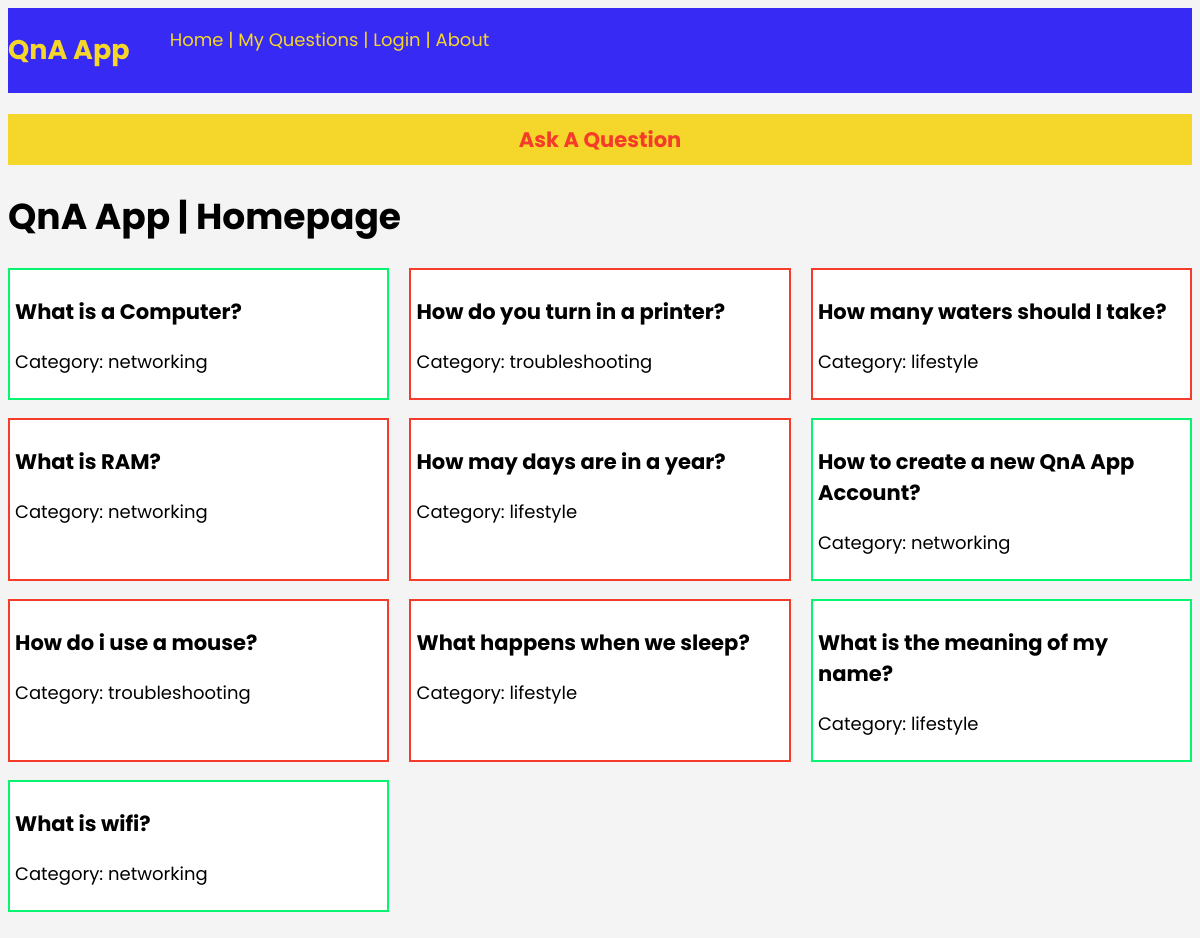
Before: / with the older database file.
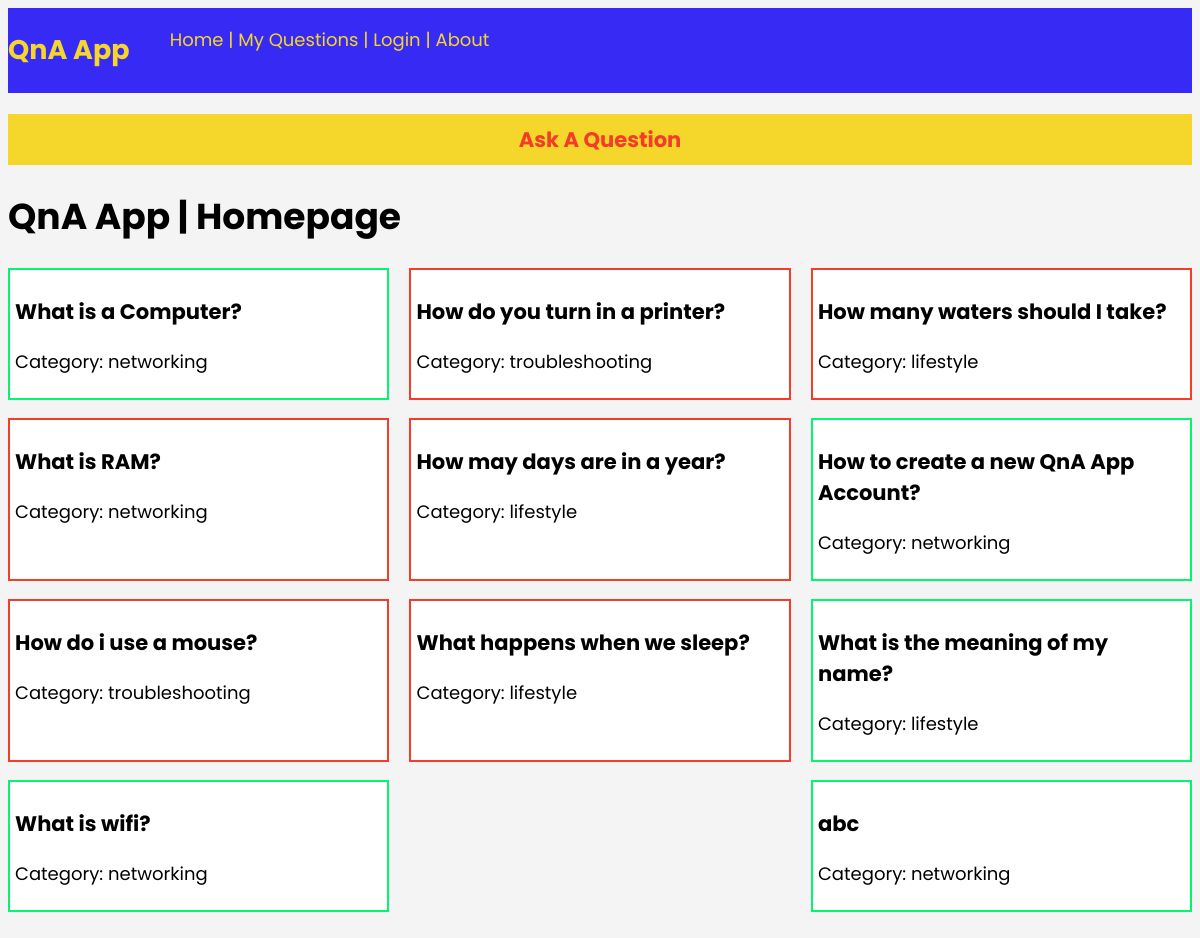
After: the same page with the newer database file.
### models.py (models this page shows)
class Question(db.Model):
    id = db.Column(db.Integer, primary_key = True)
    question_text = db.Column(db.Text, nullable = False)
    category = db.Column(db.String(20), nullable = False)
    asked_by_id = db.Column(db.Integer, db.ForeignKey('user.id'))
    answers_to_question = db.relationship(
        'Answer',
        foreign_keys = 'Answer.for_question_id',
        backref='the_question',
        lazy=True
    )

### app.py (the view)
@app.route('/')
def index():
    questions_dict = Question.query.all()
    return render_template('index.html',
                           questions_dict=questions_dict
                           )

### templates/index.html
{% extends "base.html" %} {% block content %}
<h1>QnA App | Homepage</h1>
<div class="container">
  {% for question in questions_dict %}
  {% if question.answers_to_question %}
  <div class="question-answered">
    <a href="{{url_for('view',question_id = question.id)}}">
      <h3>{{ question.question_text }}</h3>
      <p>Category: {{ question.category }}</p>
    </a>
  </div>
  {% else %}
  <div class="question">
    <a href="{{url_for('view',question_id = question.id)}}">
      <h3>{{ question.question_text }}</h3>
      <p>Category: {{ question.category }}</p>
    </a>
  </div>
  {% endif %} {% endfor %}
</div>
{% endblock %}

### templates/base.html (shortened to what this page needs)
<!DOCTYPE html>
<html lang="en">
  <head>
    <link
      rel="stylesheet"
      href="{{ url_for('static', filename='css/style.css') }}"
    />
  </head>
  <body>
    <header>
      <nav id="main-navbar">
        <h1>QnA App</h1>
        <ul>
          <li><a href="{{ url_for('index') }}">Home </a></li>
          <li>|</li>
          <li><a href="{{ url_for('myquestions') }}">My Questions</a></li>
          <li>|</li>
          {% if current_user.is_authenticated %}
          <li><a href="{{ url_for('logout') }}">Logout</a></li>
          {% else %}
          <li><a href="{{ url_for('login') }}">Login</a></li>
          {% endif %}
          <li>|</li>
          <li><a href="{{ url_for('about') }}">About</a></li>
        </ul>
      </nav>
    </header>
    <section id="ask-question">
      <center>
        <h3><a href="{{ url_for('ask') }}"> Ask A Question</a></h3>
      </center>
    </section>
    {% block content %} {% endblock %}
  </body>
</html>

### static/css/style.css (style rules this page uses)
body { background-color: #f4f4f4; font-family: "Poppins", sans-serif; font-size: 18px; }
.container { display: flex; flex-wrap: wrap; justify-content: space-between; }
.container div { flex-basis: 31%; background-color: white; padding: 5px; margin-bottom: 1em; }
#main-navbar { background-color: #372af5; color: #f5d62a; display: flex; }
#main-navbar li { list-style: none; display: inline; }
#main-navbar a { text-decoration: none; color: #f5d62a; }
#ask-question h3 { background-color: #f5d62a; padding-top: 10px; padding-bottom: 10px; }
#ask-question a { text-decoration: none; color: #f53b2a; }
.question { border: 2px #f53b2a solid; }
.question a { text-decoration: none; color: black; }
.question-answered { border: 2px #05f571 solid; }
.question-answered a { text-decoration: none; color: black; }

Changed rows visible on the page:
added Question: question_text "abc", category "networking"
